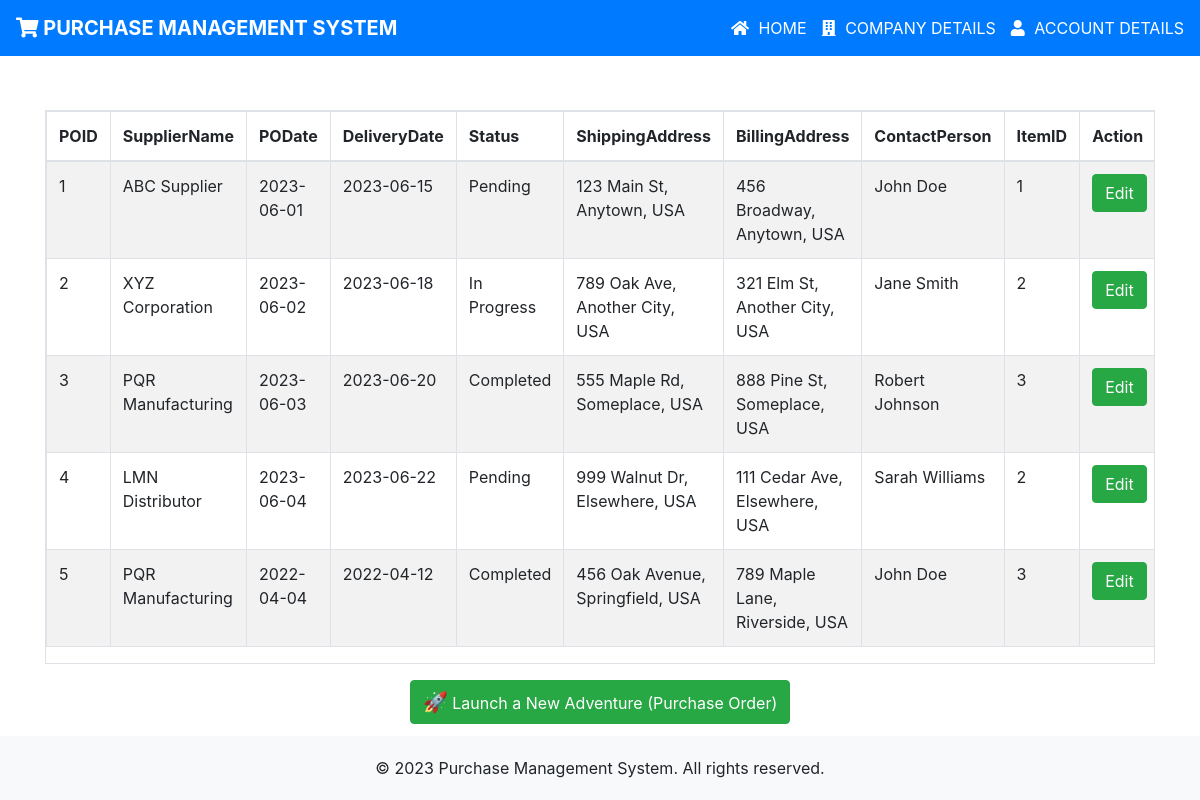
Screenshot of /NewPurchaseOrder.php with the database file from the repository.
### tables this page shows
CREATE TABLE `new_purchase_order` (
  `POID` int(20) NOT NULL,
  `SupplierName` varchar(255) NOT NULL,
  `PODate` date NOT NULL,
  `DeliveryDate` date NOT NULL,
  `Status` varchar(255) NOT NULL,
  `ShippingAddress` varchar(255) NOT NULL,
  `BillingAddress` varchar(255) NOT NULL,
  `ContactPerson` varchar(255) NOT NULL,
  `ItemID` varchar(20) NOT NULL
);

### NewPurchaseOrder.php (the view, shortened to what this page needs)
<!DOCTYPE html>
<html>
<head>
  <link rel="stylesheet" href="https://maxcdn.bootstrapcdn.com/bootstrap/4.5.2/css/bootstrap.min.css">
  <link rel="stylesheet" href="https://cdnjs.cloudflare.com/ajax/libs/font-awesome/5.15.3/css/all.min.css">
</head>
<body>
  <nav class="navbar navbar-expand-lg navbar-dark fixed-top">
    <a class="navbar-brand" href="#">
      <i class="fas fa-shopping-cart"></i>
      Purchase Management System
    </a>
    <ul class="navbar-nav ml-auto">
      <li class="nav-item info">
        <i class="fas fa-home icon"></i>
        <a href="http://localhost/Project/Index.html">Home</a>
      </li>
      <li class="nav-item info">
        <i class="fas fa-building icon"></i>
        <a href="http://localhost/Project/ComapanyInfo.html">Company Details</a>
      </li>
      <li class="nav-item info">
        <i class="fas fa-user icon"></i>
        <a href="http://localhost/Project/AccountDetails.php">Account Details</a>
      </li>
    </ul>
  </nav>
  </body>
</html>
<?php
$servername = "localhost";
$username = "root";
$password = "";
$dbname = "pms";
$conn = new mysqli($servername, $username, $password, $dbname);
$sql = "SELECT * FROM new_purchase_order";
$result = $conn->query($sql);
if ($result->num_rows > 0) {
?>
<link rel="stylesheet" href="https://stackpath.bootstrapcdn.com/bootstrap/4.5.2/css/bootstrap.min.css">
<div class="container">
  <div class="table table-striped table-bordered table-responsive table-hover table-white">
    <table class="table">
      <thead>
        <tr>
          <th>POID</th>
          <th>SupplierName</th>
          <th>PODate</th>
          <th>DeliveryDate</th>
          <th>Status</th>
          <th>ShippingAddress</th>
          <th>BillingAddress</th>
          <th>ContactPerson</th>
          <th>ItemID</th>
          <th colspan="2">Action</th>
        </tr>
      </thead>
      <tbody>
        <?php
        while ($row = $result->fetch_assoc()) {
          echo "<tr>";
          echo "<td>" . $row["POID"] . "</td>";
          echo "<td>" . $row["SupplierName"] . "</td>";
          echo "<td>" . $row["PODate"] . "</td>";
          echo "<td>" . $row["DeliveryDate"] . "</td>";
          echo "<td>" . $row["Status"] . "</td>";
          echo "<td>" . $row["ShippingAddress"] . "</td>";
          echo "<td>" . $row["BillingAddress"] . "</td>";
          echo "<td>" . $row["ContactPerson"] . "</td>";
          echo "<td>" . $row["ItemID"] . "</td>";
          echo '<td class="action-buttons">
            <a class="edit-button btn btn-success" href="http://localhost/Project/editPurchaseOrder.php?id=' . $row["POID"] . '">Edit</a>
          </td>
          <td class="action-buttons">
            <a class="delete-button btn btn-danger" href="http://localhost/Project/deletePurchaseOrder.php?id=' . $row["POID"] . '">Delete</a>
          </td>';
          echo "</tr>";
        }
        ?>
      </tbody>
    </table>
</div>
<div class="action-buttons" style="text-align: center; margin-bottom: 10px;">
    <a class="edit-button btn btn-success" href="http://localhost/Project/insertPurchase.php">
        <span style="font-size: 20px;">🚀</span> Launch a New Adventure (Purchase Order)
    </a>
  </div>
</div>
<?php
} else {
  echo "0 results";
}
?>
<html>
<head>
</head>
<body>
<footer class="footer">
    <p>&copy; 2023 Purchase Management System. All rights reserved.</p>
</footer>
</body>
</html>

### NewPurchaseOrder.php (style rules this page uses)
body { padding-top: 70px; display: flex; flex-direction: column; min-height: 100vh; }
.navbar { background-color: #007bff; text-transform: uppercase; }
.navbar-brand, .navbar-nav .nav-link { color: #fff; }
.navbar-brand { font-weight: bold; }
a { color: white; }
.navbar-nav .nav-item.info a { color: white; }
.icon { margin-right: 5px; color: white; }
.navbar-nav .nav-item.info { margin-left: 15px; }
.container { margin-top: 40px; }
.footer { background-color: #f8f9fa; padding: 20px 0; text-align: center; margin-top: auto; }
.footer p { margin-bottom: 0; }

### rows the page displays
new_purchase_order: POID "1", SupplierName "ABC Supplier", PODate "2023-06-01", DeliveryDate "2023-06-15", Status "Pending", ShippingAddress "123 Main St, Anytown, USA", BillingAddress "456 Broadway, Anytown, USA", ContactPerson "John Doe", ItemID "1"
new_purchase_order: POID "2", SupplierName "XYZ Corporation", PODate "2023-06-02", DeliveryDate "2023-06-18", Status "In Progress", ShippingAddress "789 Oak Ave, Another City, USA", BillingAddress "321 Elm St, Another City, USA", ContactPerson "Jane Smith", ItemID "2"
new_purchase_order: POID "3", SupplierName "PQR Manufacturing", PODate "2023-06-03", DeliveryDate "2023-06-20", Status "Completed", ShippingAddress "555 Maple Rd, Someplace, USA", BillingAddress "888 Pine St, Someplace, USA", ContactPerson "Robert Johnson", ItemID "3"
new_purchase_order: POID "4", SupplierName "LMN Distributor", PODate "2023-06-04", DeliveryDate "2023-06-22", Status "Pending", ShippingAddress "999 Walnut Dr, Elsewhere, USA", BillingAddress "111 Cedar Ave, Elsewhere, USA", ContactPerson "Sarah Williams", ItemID "2"
new_purchase_order: POID "5", SupplierName "PQR Manufacturing", PODate "2022-04-04", DeliveryDate "2022-04-12", Status "Completed", ShippingAddress "456 Oak Avenue, Springfield, USA", BillingAddress "789 Maple Lane, Riverside, USA", ContactPerson "John Doe", ItemID "3"
